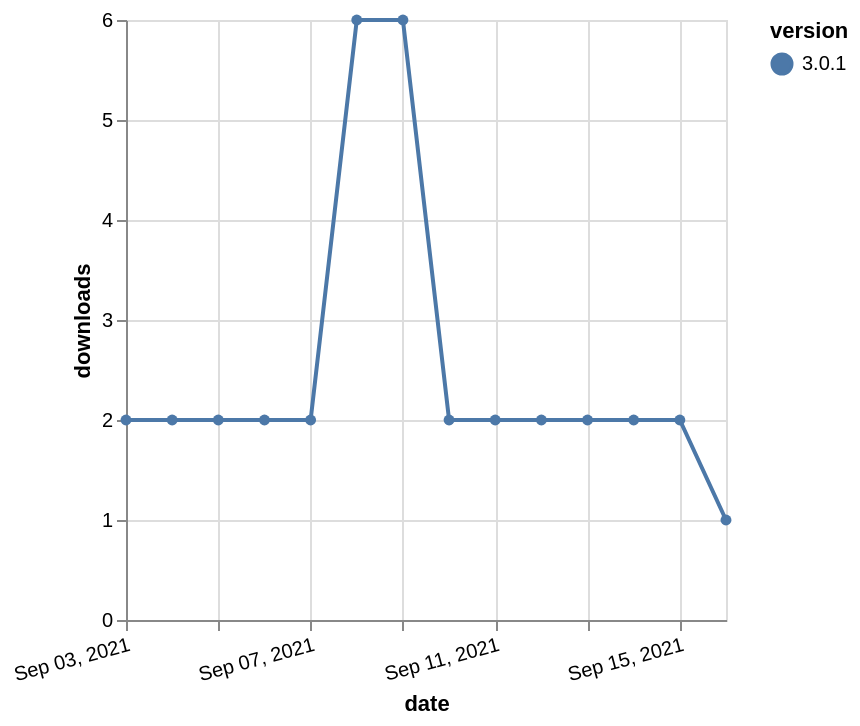

Here is the Vega-Lite specification saved for this chart:
### Vega-Lite specification from a JSON file in a GitHub repository (floating-point values rounded to 4 significant figures)
{"$schema": "https://vega.github.io/schema/vega-lite/v5.json", "description": "A simple bar chart with embedded data.", "data": {"values": [{"date": "2021-09-03", "total": 2498, "delta": 2, "version": "3.0.1"}, {"date": "2021-09-04", "total": 2500, "delta": 2, "version": "3.0.1"}, {"date": "2021-09-05", "total": 2502, "delta": 2, "version": "3.0.1"}, {"date": "2021-09-06", "total": 2504, "delta": 2, "version": "3.0.1"}, {"date": "2021-09-07", "total": 2506, "delta": 2, "version": "3.0.1"}, {"date": "2021-09-08", "total": 2512, "delta": 6, "version": "3.0.1"}, {"date": "2021-09-09", "total": 2518, "delta": 6, "version": "3.0.1"}, {"date": "2021-09-10", "total": 2520, "delta": 2, "version": "3.0.1"}, {"date": "2021-09-11", "total": 2522, "delta": 2, "version": "3.0.1"}, {"date": "2021-09-12", "total": 2524, "delta": 2, "version": "3.0.1"}, {"date": "2021-09-13", "total": 2526, "delta": 2, "version": "3.0.1"}, {"date": "2021-09-14", "total": 2528, "delta": 2, "version": "3.0.1"}, {"date": "2021-09-15", "total": 2530, "delta": 2, "version": "3.0.1"}, {"date": "2021-09-16", "total": 2531, "delta": 1, "version": "3.0.1"}]}, "width": "container", "mark": {"type": "line", "point": {"filled": true}}, "encoding": {"x": {"field": "date", "type": "temporal", "timeUnit": "yearmonthdate", "title": "date", "axis": {"labelAngle": -15}}, "y": {"field": "delta", "type": "quantitative", "title": "downloads"}, "color": {"field": "version", "type": "nominal"}, "tooltip": {"field": "delta"}}}
